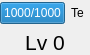
<?xml version="1.0" encoding="UTF-8"?>
<ui version="4.0">
 <class>ShipDisplay</class>
 <widget class="QWidget" name="ShipDisplay">
  <property name="geometry">
   <rect>
    <x>0</x>
    <y>0</y>
    <width>90</width>
    <height>55</height>
   </rect>
  </property>
  <property name="windowTitle">
   <string>Form</string>
  </property>
  <layout class="QVBoxLayout" name="verticalLayout">
   <property name="spacing">
    <number>3</number>
   </property>
   <property name="leftMargin">
    <number>0</number>
   </property>
   <property name="topMargin">
    <number>0</number>
   </property>
   <property name="rightMargin">
    <number>0</number>
   </property>
   <property name="bottomMargin">
    <number>0</number>
   </property>
   <item>
    <layout class="QHBoxLayout" name="horizontalLayout">
     <property name="spacing">
      <number>0</number>
     </property>
     <item>
      <widget class="QProgressBar" name="hpBar">
       <property name="sizePolicy">
        <sizepolicy hsizetype="Expanding" vsizetype="Fixed">
         <horstretch>0</horstretch>
         <verstretch>0</verstretch>
        </sizepolicy>
       </property>
       <property name="minimumSize">
        <size>
         <width>0</width>
         <height>0</height>
        </size>
       </property>
       <property name="maximumSize">
        <size>
         <width>65</width>
         <height>16777215</height>
        </size>
       </property>
       <property name="font">
        <font>
         <pointsize>9</pointsize>
        </font>
       </property>
       <property name="maximum">
        <number>1000</number>
       </property>
       <property name="value">
        <number>1000</number>
       </property>
       <property name="alignment">
        <set>Qt::AlignCenter</set>
       </property>
       <property name="format">
        <string>%v/%m</string>
       </property>
      </widget>
     </item>
     <item>
      <widget class="QLabel" name="cond">
       <property name="text">
        <string>Te</string>
       </property>
       <property name="alignment">
        <set>Qt::AlignCenter</set>
       </property>
      </widget>
     </item>
    </layout>
   </item>
   <item>
    <widget class="QLabel" name="lvText">
     <property name="font">
      <font>
       <pointsize>16</pointsize>
      </font>
     </property>
     <property name="text">
      <string>Lv 0</string>
     </property>
     <property name="alignment">
      <set>Qt::AlignCenter</set>
     </property>
    </widget>
   </item>
  </layout>
 </widget>
 <resources/>
 <connections/>
</ui>
